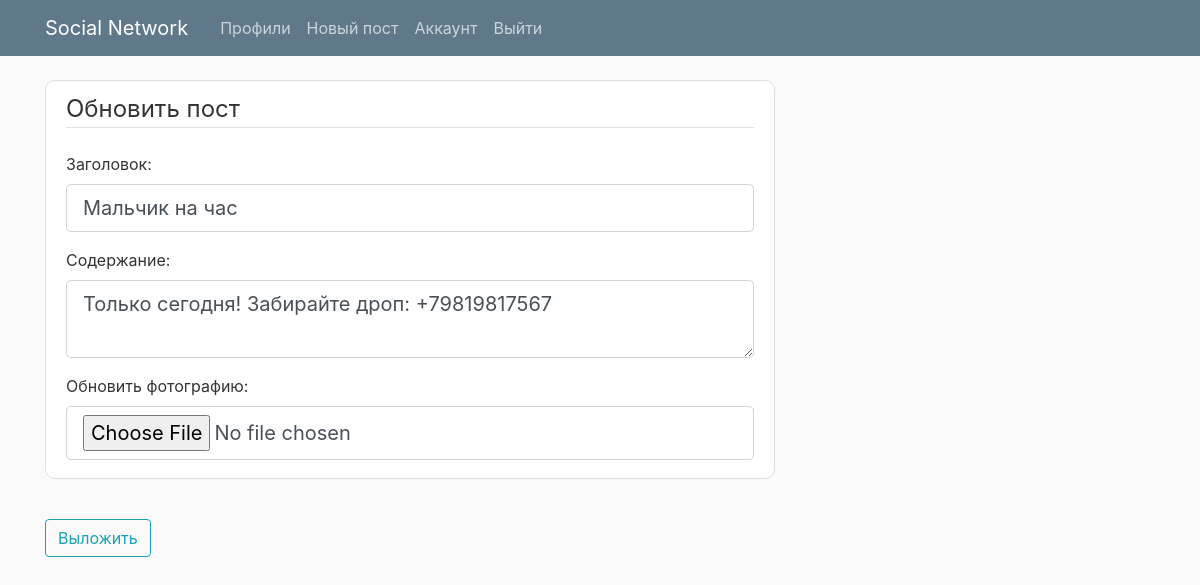
/post/8/update (signed in), run on the app's committed database.
### flaskblog/models.py (models this page shows, shortened)
class Post(db.Model):
    id = db.Column(db.Integer, primary_key=True)
    title = db.Column(db.String(100), nullable=False)
    content = db.Column(db.Text, nullable=False)
    image_post = db.Column(db.String(30), nullable=False, default='default.jpg')
    views = db.Column(db.Integer, default=0)
    likes = db.relationship('PostLike', backref='post', lazy='dynamic')
    user_id = db.Column(db.Integer, db.ForeignKey('user.id'), nullable=False)
    comments = db.relationship('Comment', backref='comment_post', lazy=True, cascade='all, delete-orphan')
    date_posted = db.Column(db.DateTime, nullable=False, default=datetime.now)

### flaskblog/routes.py (the view, shortened to what this page needs)
@app.route("/post/<int:post_id>/update", methods=['GET', 'POST'])
@login_required
def update_post(post_id):
    post = Post.query.get_or_404(post_id)
    if post.author != current_user:
        abort(403)
    form = UpdatePostForm()
    if request.method == 'GET':
        form.title.data = post.title
        form.content.data = post.content
    image_file = url_for('static',
                         filename=f'profile_pics/{current_user.username}/post_images/{post.image_post}')
    return render_template('create_post.html', title='Обновить пост',
                           form=form, legend='Обновить пост', image_file=image_file, post=post)

### flaskblog/forms.py
class UpdatePostForm(FlaskForm):
    title = StringField('Заголовок: ', validators=[DataRequired()])
    content = TextAreaField('Содержание: ', validators=[DataRequired()])
    picture = FileField('Обновить фотографию: ', validators=[FileAllowed(['jpg', 'png'])])
    submit = SubmitField('Выложить')

### flaskblog/models.py (called while the page is built)
@login_manager.user_loader
def load_user(user_id):
    return User.query.get(int(user_id))

### flaskblog/templates/create_post.html (shortened to what this page needs)
{% extends "layout.html" %}
{% block content %}
<div class="content-section">
    <form method="POST" action="" enctype="multipart/form-data">
        <fieldset class="form-group">
            <legend class="border-bottom mb-4">{{ legend }}</legend>
            <div class="form-group">
                {{ form.title.label(class="form-control-label") }}
                {% if form.title.errors %}
                    {{ form.title(class="form-control form-control-lg is-invalid") }}
                    <div class="invalid-feedback">
                        {% for error in form.title.errors %}
                            <span>{{ error }}</span>
                        {% endfor %}
                    </div>
                {% else %}
                    {{ form.title(class="form-control form-control-lg") }}
                {% endif %}
            </div>
            <div class="form-group">
                {{ form.content.label(class="form-control-label") }}
                {% if form.content.errors %}
                    {{ form.content(class="form-control form-control-lg is-invalid") }}
                    <div class="invalid-feedback">
                        {% for error in form.content.errors %}
                            <span>{{ error }}</span>
                        {% endfor %}
                    </div>
                {% else %}
                    {{ form.content(class="form-control form-control-lg") }}
                {% endif %}
            </div>
                {{ form.picture.label(class="form-control-label") }}
                {% if form.picture.errors %}
                    {{ form.picture(class="form-control form-control-lg is-invalid") }}
                    <div class="invalid-feedback">
                        {% for error in form.picture.errors %}
                            <span>{{ error }}</span>
                        {% endfor %}
                    </div>
                {% else %}
                    {{ form.picture(class="form-control form-control-lg") }}
                {% endif %}
            </div>
        <div class="form-group">
            {{ form.submit(class="btn btn-outline-info") }}
        </div>
</div>
{% endblock content %}

### flaskblog/static/main.css (style rules this page uses)
body { background: #fafafa; color: #333333; margin-top: 5rem; }
.content-section { background: #ffffff; padding: 10px 20px 2px; border: 1px solid #dddddd; border-radius: 10px; margin-bottom: 40px; }

### data on the page
Post: title "Мальчик на час", content "Только сегодня! Забирайте дроп: +79819817567"

### other printed values
{{ legend }} "Обновить пост"
